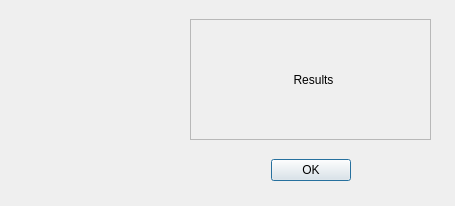
<?xml version="1.0" encoding="UTF-8"?>
<ui version="4.0">
 <class>RepairWalletDialog</class>
 <widget class="QDialog" name="RepairWalletDialog">
  <property name="geometry">
   <rect>
    <x>0</x>
    <y>0</y>
    <width>455</width>
    <height>206</height>
   </rect>
  </property>
  <property name="windowTitle">
   <string>Repair Wallet</string>
  </property>
  <widget class="QDialogButtonBox" name="buttonBox">
   <property name="geometry">
    <rect>
     <x>200</x>
     <y>150</y>
     <width>221</width>
     <height>41</height>
    </rect>
   </property>
   <property name="contextMenuPolicy">
    <enum>Qt::DefaultContextMenu</enum>
   </property>
   <property name="orientation">
    <enum>Qt::Horizontal</enum>
   </property>
   <property name="standardButtons">
    <set>QDialogButtonBox::Ok</set>
   </property>
   <property name="centerButtons">
    <bool>true</bool>
   </property>
  </widget>
  <widget class="QLabel" name="label_2">
   <property name="geometry">
    <rect>
     <x>40</x>
     <y>30</y>
     <width>131</width>
     <height>131</height>
    </rect>
   </property>
   <property name="text">
    <string/>
   </property>
   <property name="pixmap">
    <pixmap resource="../bitcoin.qrc">:/icons/bitcoin_testnet</pixmap>
   </property>
  </widget>
  <widget class="QFrame" name="frame">
   <property name="geometry">
    <rect>
     <x>190</x>
     <y>19</y>
     <width>241</width>
     <height>121</height>
    </rect>
   </property>
   <property name="frameShape">
    <enum>QFrame::StyledPanel</enum>
   </property>
   <property name="frameShadow">
    <enum>QFrame::Raised</enum>
   </property>
   <widget class="QLabel" name="resultLabel">
    <property name="geometry">
     <rect>
      <x>8</x>
      <y>35</y>
      <width>231</width>
      <height>51</height>
     </rect>
    </property>
    <property name="text">
     <string>Results</string>
    </property>
    <property name="alignment">
     <set>Qt::AlignCenter</set>
    </property>
    <property name="wordWrap">
     <bool>true</bool>
    </property>
   </widget>
  </widget>
 </widget>
 <resources>
  <include location="../bitcoin.qrc"/>
 </resources>
 <connections>
  <connection>
   <sender>buttonBox</sender>
   <signal>accepted()</signal>
   <receiver>RepairWalletDialog</receiver>
   <slot>accept()</slot>
   <hints>
    <hint type="sourcelabel">
     <x>248</x>
     <y>254</y>
    </hint>
    <hint type="destinationlabel">
     <x>157</x>
     <y>274</y>
    </hint>
   </hints>
  </connection>
  <connection>
   <sender>buttonBox</sender>
   <signal>rejected()</signal>
   <receiver>RepairWalletDialog</receiver>
   <slot>reject()</slot>
   <hints>
    <hint type="sourcelabel">
     <x>316</x>
     <y>260</y>
    </hint>
    <hint type="destinationlabel">
     <x>286</x>
     <y>274</y>
    </hint>
   </hints>
  </connection>
 </connections>
</ui>
